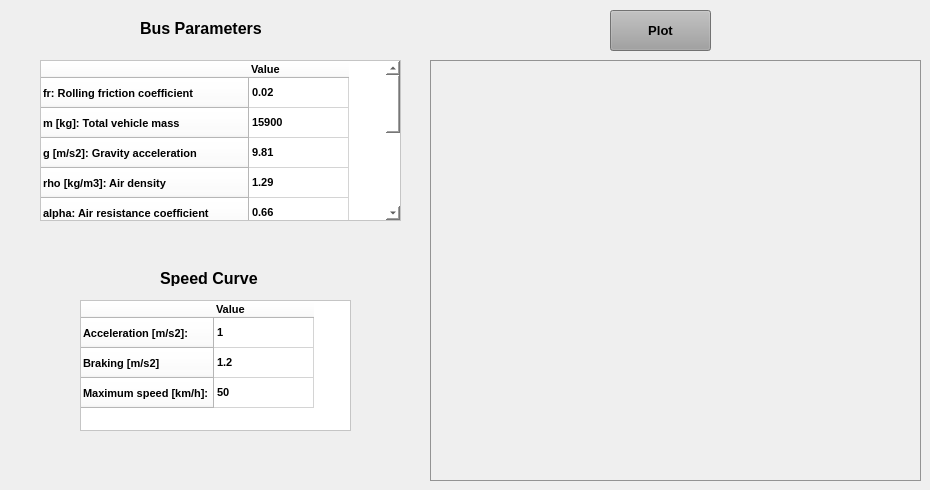
    <widget class="QWidget" name="BusGeneralDataTab">
     <property name="styleSheet">
      <string notr="true"/>
     </property>
     <attribute name="title">
      <string>Bus General Data</string>
     </attribute>
     <widget class="QTableWidget" name="BusParametersTable">
      <property name="geometry">
       <rect>
        <x>40</x>
        <y>60</y>
        <width>361</width>
        <height>161</height>
       </rect>
      </property>
      <property name="styleSheet">
       <string notr="true">background-color: rgb(255, 255, 255)</string>
      </property>
      <row>
       <property name="text">
        <string>fr: Rolling friction coefficient</string>
       </property>
       <property name="font">
        <font>
         <family>MS Sans Serif</family>
         <pointsize>8</pointsize>
         <weight>75</weight>
         <bold>true</bold>
        </font>
       </property>
      </row>
      <row>
       <property name="text">
        <string>m [kg]: Total vehicle mass</string>
       </property>
       <property name="font">
        <font>
         <family>MS Sans Serif</family>
         <pointsize>8</pointsize>
         <weight>75</weight>
         <bold>true</bold>
        </font>
       </property>
      </row>
      <row>
       <property name="text">
        <string>g [m/s2]: Gravity acceleration</string>
       </property>
       <property name="font">
        <font>
         <family>MS Sans Serif</family>
         <pointsize>8</pointsize>
         <weight>75</weight>
         <bold>true</bold>
        </font>
       </property>
      </row>
      <row>
       <property name="text">
        <string>rho [kg/m3]: Air density</string>
       </property>
       <property name="font">
        <font>
         <family>MS Sans Serif</family>
         <pointsize>8</pointsize>
         <weight>75</weight>
         <bold>true</bold>
        </font>
       </property>
      </row>
      <row>
       <property name="text">
        <string>alpha: Air resistance coefficient</string>
       </property>
       <property name="font">
        <font>
         <family>MS Sans Serif</family>
         <pointsize>8</pointsize>
         <weight>75</weight>
         <bold>true</bold>
        </font>
       </property>
      </row>
      <row>
       <property name="text">
        <string>A [m2]: Front area of the vehicle</string>
       </property>
       <property name="font">
        <font>
         <family>MS Sans Serif</family>
         <pointsize>8</pointsize>
         <weight>75</weight>
         <bold>true</bold>
        </font>
       </property>
      </row>
      <row>
       <property name="text">
        <string>Paux [kW]: Auxiliary load consumption</string>
       </property>
       <property name="font">
        <font>
         <family>MS Sans Serif</family>
         <pointsize>8</pointsize>
         <weight>75</weight>
         <bold>true</bold>
        </font>
       </property>
      </row>
      <row>
       <property name="text">
        <string>nout [%] : Consumption efficiency</string>
       </property>
       <property name="font">
        <font>
         <family>MS Sans Serif</family>
         <pointsize>8</pointsize>
         <weight>75</weight>
         <bold>true</bold>
        </font>
       </property>
      </row>
      <row>
       <property name="text">
        <string>nin [%]: Regeneration efficiency</string>
       </property>
       <property name="font">
        <font>
         <family>MS Sans Serif</family>
         <pointsize>8</pointsize>
         <weight>75</weight>
         <bold>true</bold>
        </font>
       </property>
      </row>
      <column>
       <property name="text">
        <string>Value</string>
       </property>
       <property name="font">
        <font>
         <family>MS Sans Serif</family>
         <pointsize>8</pointsize>
         <weight>75</weight>
         <bold>true</bold>
        </font>
       </property>
       <property name="textAlignment">
        <set>AlignLeading|AlignVCenter</set>
       </property>
      </column>
      <item row="0" column="0">
       <property name="text">
        <string>0.02</string>
       </property>
       <property name="font">
        <font>
         <family>MS Sans Serif</family>
         <pointsize>8</pointsize>
         <weight>75</weight>
         <bold>true</bold>
        </font>
       </property>
      </item>
      <item row="1" column="0">
       <property name="text">
        <string>15900</string>
       </property>
       <property name="font">
        <font>
         <family>MS Sans Serif</family>
         <pointsize>8</pointsize>
         <weight>75</weight>
         <bold>true</bold>
        </font>
       </property>
      </item>
      <item row="2" column="0">
       <property name="text">
        <string>9.81</string>
       </property>
       <property name="font">
        <font>
         <family>MS Sans Serif</family>
         <pointsize>8</pointsize>
         <weight>75</weight>
         <bold>true</bold>
        </font>
       </property>
      </item>
      <item row="3" column="0">
       <property name="text">
        <string>1.29</string>
       </property>
       <property name="font">
        <font>
         <family>MS Sans Serif</family>
         <pointsize>8</pointsize>
         <weight>75</weight>
         <bold>true</bold>
        </font>
       </property>
      </item>
      <item row="4" column="0">
       <property name="text">
        <string>0.66</string>
       </property>
       <property name="font">
        <font>
         <family>MS Sans Serif</family>
         <pointsize>8</pointsize>
         <weight>75</weight>
         <bold>true</bold>
        </font>
       </property>
      </item>
      <item row="5" column="0">
       <property name="text">
        <string>8.28</string>
       </property>
       <property name="font">
        <font>
         <family>MS Sans Serif</family>
         <pointsize>8</pointsize>
         <weight>75</weight>
         <bold>true</bold>
        </font>
       </property>
      </item>
      <item row="6" column="0">
       <property name="text">
        <string>5.03</string>
       </property>
       <property name="font">
        <font>
         <family>MS Sans Serif</family>
         <pointsize>8</pointsize>
         <weight>75</weight>
         <bold>true</bold>
        </font>
       </property>
      </item>
      <item row="7" column="0">
       <property name="text">
        <string>85</string>
       </property>
       <property name="font">
        <font>
         <family>MS Sans Serif</family>
         <pointsize>8</pointsize>
         <weight>75</weight>
         <bold>true</bold>
        </font>
       </property>
      </item>
      <item row="8" column="0">
       <property name="text">
        <string>75</string>
       </property>
       <property name="font">
        <font>
         <family>MS Sans Serif</family>
         <pointsize>8</pointsize>
         <weight>75</weight>
         <bold>true</bold>
        </font>
       </property>
      </item>
     </widget>
     <widget class="QTableWidget" name="SpeedCurveTable">
      <property name="geometry">
       <rect>
        <x>80</x>
        <y>300</y>
        <width>271</width>
        <height>131</height>
       </rect>
      </property>
      <property name="styleSheet">
       <string notr="true">background-color: rgb(255, 255, 255)</string>
      </property>
      <row>
       <property name="text">
        <string>Acceleration [m/s2]:</string>
       </property>
       <property name="font">
        <font>
         <family>MS Sans Serif</family>
         <pointsize>8</pointsize>
         <weight>75</weight>
         <bold>true</bold>
        </font>
       </property>
      </row>
      <row>
       <property name="text">
        <string>Braking [m/s2]</string>
       </property>
       <property name="font">
        <font>
         <family>MS Sans Serif</family>
         <pointsize>8</pointsize>
         <weight>75</weight>
         <bold>true</bold>
        </font>
       </property>
      </row>
      <row>
       <property name="text">
        <string>Maximum speed [km/h]: </string>
       </property>
       <property name="font">
        <font>
         <family>MS Sans Serif</family>
         <pointsize>8</pointsize>
         <weight>75</weight>
         <bold>true</bold>
        </font>
       </property>
      </row>
      <column>
       <property name="text">
        <string>Value</string>
       </property>
       <property name="font">
        <font>
         <family>MS Sans Serif</family>
         <pointsize>8</pointsize>
         <weight>75</weight>
         <bold>true</bold>
        </font>
       </property>
       <property name="textAlignment">
        <set>AlignLeading|AlignVCenter</set>
       </property>
      </column>
      <item row="0" column="0">
       <property name="text">
        <string>1</string>
       </property>
       <property name="font">
        <font>
         <family>MS Sans Serif</family>
         <pointsize>8</pointsize>
         <weight>75</weight>
         <bold>true</bold>
        </font>
       </property>
      </item>
      <item row="1" column="0">
       <property name="text">
        <string>1.2</string>
       </property>
       <property name="font">
        <font>
         <family>MS Sans Serif</family>
         <pointsize>8</pointsize>
         <weight>75</weight>
         <bold>true</bold>
        </font>
       </property>
      </item>
      <item row="2" column="0">
       <property name="text">
        <string>50</string>
       </property>
       <property name="font">
        <font>
         <family>MS Sans Serif</family>
         <pointsize>8</pointsize>
         <weight>75</weight>
         <bold>true</bold>
        </font>
       </property>
      </item>
     </widget>
     <widget class="QLabel" name="BusParameterLabel">
      <property name="geometry">
       <rect>
        <x>140</x>
        <y>20</y>
        <width>151</width>
        <height>16</height>
       </rect>
      </property>
      <property name="font">
       <font>
        <family>MS Sans Serif</family>
        <pointsize>12</pointsize>
        <weight>75</weight>
        <bold>true</bold>
       </font>
      </property>
      <property name="text">
       <string>Bus Parameters</string>
      </property>
     </widget>
     <widget class="QLabel" name="SpeedCurveLabel">
      <property name="geometry">
       <rect>
        <x>160</x>
        <y>270</y>
        <width>131</width>
        <height>16</height>
       </rect>
      </property>
      <property name="font">
       <font>
        <family>MS Sans Serif</family>
        <pointsize>12</pointsize>
        <weight>75</weight>
        <bold>true</bold>
       </font>
      </property>
      <property name="text">
       <string>Speed Curve</string>
      </property>
     </widget>
     <widget class="QPushButton" name="PlotBusGenDataButton">
      <property name="geometry">
       <rect>
        <x>610</x>
        <y>10</y>
        <width>101</width>
        <height>41</height>
       </rect>
      </property>
      <property name="font">
       <font>
        <family>MS Sans Serif</family>
        <pointsize>10</pointsize>
        <weight>75</weight>
        <bold>true</bold>
       </font>
      </property>
      <property name="statusTip">
       <string>Push to plot the Speed and Distance Curve</string>
      </property>
      <property name="styleSheet">
       <string notr="true">background-color: rgb(159, 159, 159);</string>
      </property>
      <property name="text">
       <string>Plot</string>
      </property>
     </widget>
     <widget class="QFrame" name="BusGenDataFrame">
      <property name="geometry">
       <rect>
        <x>430</x>
        <y>60</y>
        <width>491</width>
        <height>421</height>
       </rect>
      </property>
      <property name="palette">
       <palette>
        <active>
         <colorrole role="Button">
          <brush brushstyle="SolidPattern">
           <color alpha="255">
            <red>191</red>
            <green>191</green>
            <blue>191</blue>
           </color>
          </brush>
         </colorrole>
         <colorrole role="Base">
          <brush brushstyle="SolidPattern">
           <color alpha="255">
            <red>191</red>
            <green>191</green>
            <blue>191</blue>
           </color>
          </brush>
         </colorrole>
         <colorrole role="Window">
          <brush brushstyle="SolidPattern">
           <color alpha="255">
            <red>191</red>
            <green>191</green>
            <blue>191</blue>
           </color>
          </brush>
         </colorrole>
        </active>
        <inactive>
         <colorrole role="Button">
          <brush brushstyle="SolidPattern">
           <color alpha="255">
            <red>191</red>
            <green>191</green>
            <blue>191</blue>
           </color>
          </brush>
         </colorrole>
         <colorrole role="Base">
          <brush brushstyle="SolidPattern">
           <color alpha="255">
            <red>191</red>
            <green>191</green>
            <blue>191</blue>
           </color>
          </brush>
         </colorrole>
         <colorrole role="Window">
          <brush brushstyle="SolidPattern">
           <color alpha="255">
            <red>191</red>
            <green>191</green>
            <blue>191</blue>
           </color>
          </brush>
         </colorrole>
        </inactive>
        <disabled>
         <colorrole role="Button">
          <brush brushstyle="SolidPattern">
           <color alpha="255">
            <red>191</red>
            <green>191</green>
            <blue>191</blue>
           </color>
          </brush>
         </colorrole>
         <colorrole role="Base">
          <brush brushstyle="SolidPattern">
           <color alpha="255">
            <red>191</red>
            <green>191</green>
            <blue>191</blue>
           </color>
          </brush>
         </colorrole>
         <colorrole role="Window">
          <brush brushstyle="SolidPattern">
           <color alpha="255">
            <red>191</red>
            <green>191</green>
            <blue>191</blue>
           </color>
          </brush>
         </colorrole>
        </disabled>
       </palette>
      </property>
      <property name="accessibleName">
       <string>.csv</string>
      </property>
      <property name="frameShape">
       <enum>QFrame::StyledPanel</enum>
      </property>
      <property name="frameShadow">
       <enum>QFrame::Plain</enum>
      </property>
      <widget class="QWidget" name="SpeedCurveWidget" native="true">
       <property name="geometry">
        <rect>
         <x>9</x>
         <y>10</y>
         <width>471</width>
         <height>201</height>
        </rect>
       </property>
      </widget>
      <widget class="QWidget" name="DistanceCurveWidget" native="true">
       <property name="geometry">
        <rect>
         <x>10</x>
         <y>210</y>
         <width>471</width>
         <height>201</height>
        </rect>
       </property>
      </widget>
     </widget>
    </widget>
